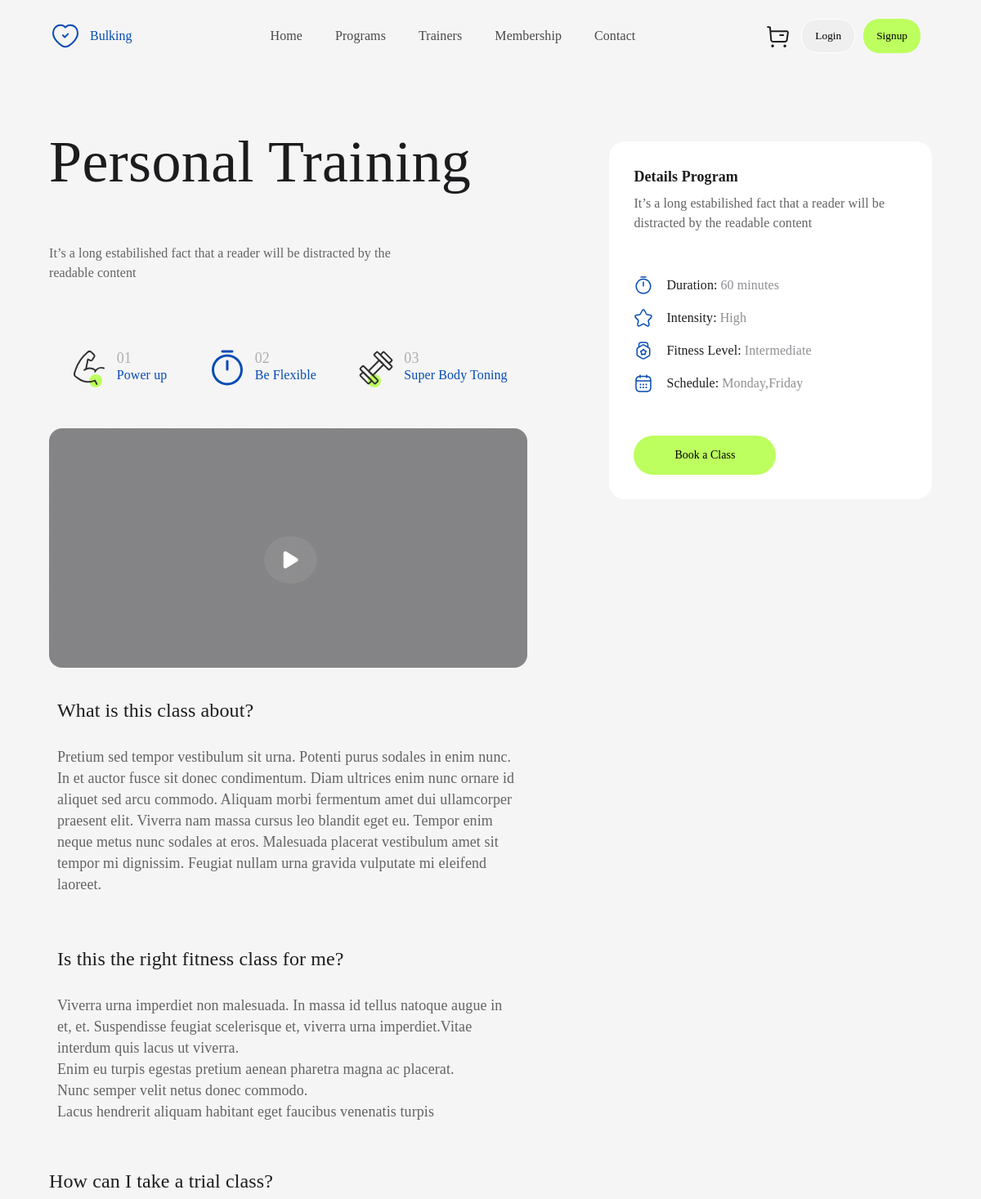
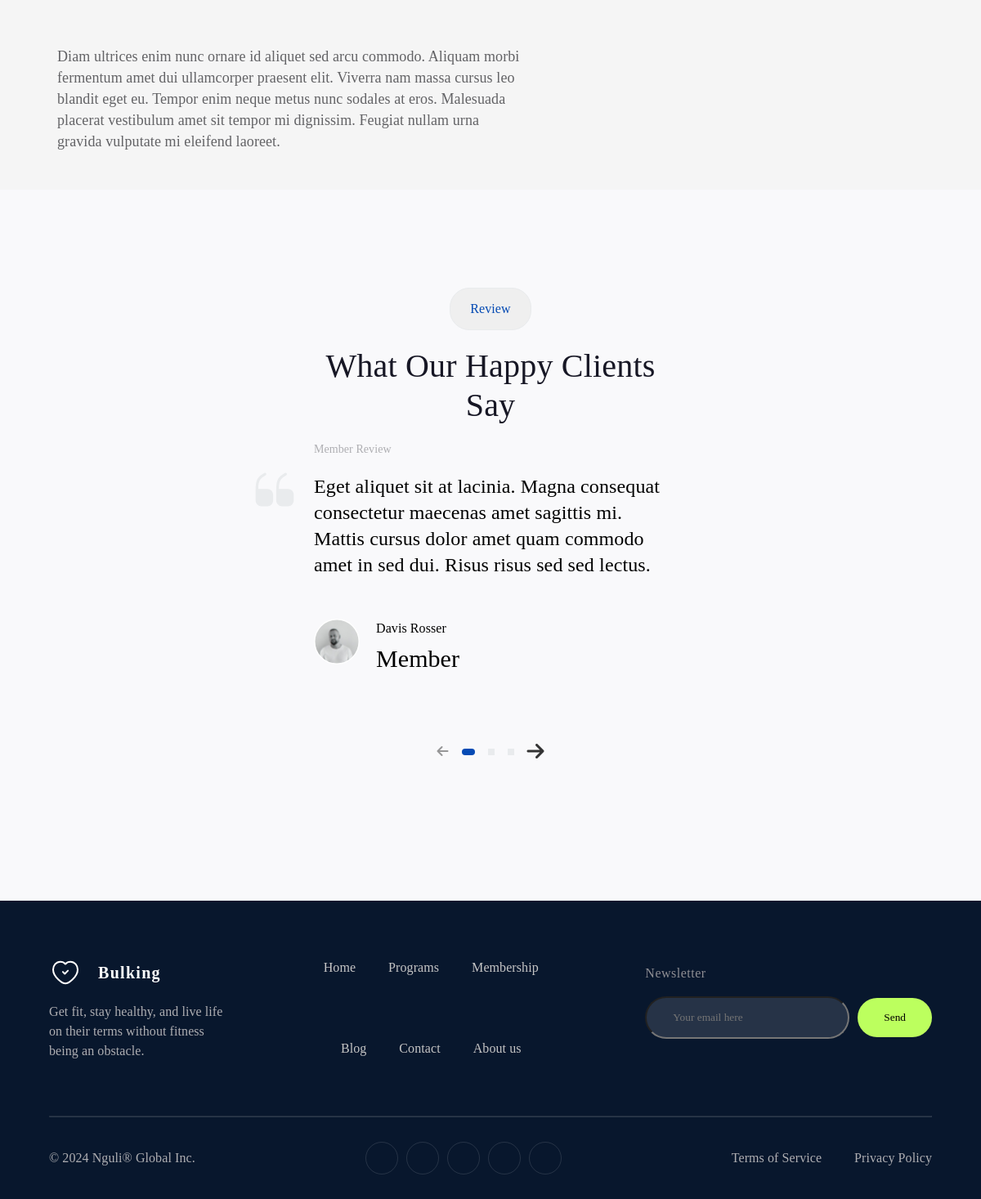
Screenshot of /programdetail/1/ with the database file from the repository (2 pictures, top to bottom).
### core/models.py (models this page shows)
class Program(models.Model):
    name = models.CharField(max_length=100,verbose_name='Program adı')
    explanation = RichTextField(max_length=100,verbose_name='Proqram açıqlaması')
    icon = models.FileField(verbose_name="Program ikonu")
    video=models.FileField(upload_to='Program_videos/')
    question1=models.CharField(max_length=100,verbose_name='Sual1')
    answer1=RichTextField(max_length=500,verbose_name='Cavab1')
    question2=models.CharField(max_length=100,verbose_name='Sual2')
    answer2=RichTextField(max_length=500,verbose_name='Cavab2')
    question3=models.CharField(max_length=100,verbose_name='Sual3')
    answer3=RichTextField(max_length=500,verbose_name='Cavab3')
    duration=models.CharField(max_length=100,verbose_name='Müddət')
    intensity=models.CharField(max_length=100,verbose_name='İntensivlik')
    level=models.CharField(max_length=100,verbose_name='Səviyyəsiz')
    schedule=models.CharField(max_length=100,verbose_name='Planlama')

### core/views.py (the view)
# urls.py: path('programdetail/<int:program_id>/', programdetail_view, name='programdetail'),
def programdetail_view(request, program_id):
    user_auth(request)
    program = get_object_or_404(Program, id=program_id)
    return render(request, 'programdetail.html', {'program': program})

### core/context_processors.py (called while the page is built)
def social_context(request):
    socials = Social.objects.all()
    return {'socials': socials}

### core/views.py (called while the page is built)
def user_auth(request):
    if request.method == 'POST':
        form_id = request.POST.get('form_id')
        action = request.POST.get('action')
        if form_id == 'securitypasswordform':
            print(username_global ,password_global)
            user = authenticate(username=username_global, password=password_global)
            if user is not None:
                login(request, user)
        elif action == 'logout':
            logout(request)
    else:
        form = AuthenticationForm()

### templates/programdetail.html (shortened to what this page needs)
{% extends "base.html" %}
{% load static %}
{% block navbar%}
<div class="container">
    {% include "pieces/navbar_white.html" %}
</div>
{% endblock %}
{% block body %}
<div class="container">
    <div class="progdetail">
        <div class="programcontent">
            <div class="contentheader">
                <div class="persontitle">
                    <span id="personal">{{program.name}}</span>
                </div>
                <p>{{program.explanation|safe}}</p>
            </div>
            <div class="features">
                <ul>
                    <li>
                        <div class="icon">
                            <i><img src="{% static 'media/fitness-biceps_black.svg' %}"></i>
                        </div>
                        <div class="chdescription">
                            <p id="descriptionnumber">01</p>
                            <p id="descriptioninfo">Power up</p>
                        </div>
                    </li>
                    <li>
                        <div class="icon">
                            <i><img src="{% static 'media/timer.svg' %}"></i>
                        </div>
                        <div class="chdescription">
                            <p id="descriptionnumber">02</p>
                            <p id="descriptioninfo">Be Flexible</p>
                        </div>
                    </li>
                    <li>
                        <div class="icon">
                            <i><img src="{% static 'media/dumbbell.svg' %}"></i>
                        </div>
                        <div class="chdescription">
                            <p id="descriptionnumber">03</p>
                            <p id="descriptioninfo">Super Body Toning</p>
                        </div>
                    </li>
                </ul>
            </div>
            <div class="video">
                <video id="myvideo">
                    <source src="{{program.video.url}}" type="video/mp4">
                </video>
                <div id="playbutton">
                    <i class="fa-solid fa-play"></i>
                </div>
            </div>
            <div class="baseabout">
                <h3>{{program.question1}}</h3>
                <p>{{program.answer1|safe}}</p>
            </div>
            <div class="contentinfo">
                <h3>{{program.question2}}</h3>
                <p>{{program.answer2|safe}}</p>
            </div>
            <div class="text">
                <h3>{{program.question3}}</h5>
                    <p>{{program.answer3|safe}}</p>
            </div>
        </div>
        <div class="chooseprogram">
            <div class="chooseprogrameheader">
                <h3>Details Program</h3>
                <p>It’s a long estabilished fact that a reader will be distracted by the readable content</p>
            </div>
            <div class="chooseprogramincludes">
                <ul>
                    <li>
                        <div class="programicondiv">
                            <i><img src="{% static 'media/timer.svg' %}" alt=""></i>
                        </div>
                        <div class="programduratiodiv">
                            <div class="durationdivs">
                                <span class="durationkey">Duration:</span>
                                <span class="durationvalue">{{program.duration}}</span>
                            </div>
                        </div>
                    </li>
                    <li>
                        <div class="programicondiv">
                            <i><img src="{% static 'media/star.svg' %}" alt=""></i>
                        </div>
                        <div class="programduratiodiv">
                            <div class="durationdivs">
                                <span class="durationkey">Intensity:</span>
                                <span class="durationvalue">{{program.intensity}}</span>
                            </div>
                        </div>
                    </li>
                    <li>
                        <div class="programicondiv">
                            <i><img src="{% static 'media/award.svg' %}" alt=""></i>
                        </div>
                        <div class="programduratiodiv">
                            <div class="durationdivs">
                                <span class="durationkey">Fitness Level:</span>
                                <span class="durationvalue">{{program.level}}</span>
                            </div>
                        </div>
                    </li>
                    <li>
                        <div class="programicondiv">
                            <i><img src="{% static 'media/calendar.svg' %}" alt=""></i>
                        </div>
                        <div class="programduratiodiv">
                            <div class="durationdivs">
                                <span class="durationkey">Schedule:</span>
                                <span class="durationvalue">{{program.schedule}}</span>
                            </div>
                        </div>
                    </li>
                </ul>
            </div>
            <div action="" id="bookaclas">
                <div class="programbutton">
                    <form id="bookaclass" action="{% url 'book_class' program.id %}" method="post">
                        <button id="bookaclasbuton" type="submit">Book a Class</button>
                    </form>
                </div>
            </div>
        </div>
    </div>
</div>
{% endblock %}
{% block review %}
{% include "pieces/review.html" %}
{% endblock %}

### templates/base.html (shortened to what this page needs)
{% load static %}
<!DOCTYPE html>
<html lang="en">
<head>
    <link rel="stylesheet" href="{% static 'CSS/main.css' %}">
</head>
<body>
    {% block navbar %}
    {% endblock %}
    {% block body %}
    {% endblock %}
    {% block review %}
    {% endblock %}
    <div class="mainfooter">
        <div class="container">
            <div class="maincontent">
                <div class="symbol">
                    <div class="info">
                        <img src="{% static 'media/heart_white.svg' %}" alt="">
                        <p>Bulking</p>
                    </div>
                    <div class="infocontent">
                        <p>Get fit, stay healthy, and live life on their terms without fitness being an
                            obstacle.
                        </p>
                    </div>
                </div>
                <div class="menus">
                    <ul id="row1">
                        <li><a href="{% url 'home' %}">Home</a></li>
                        <li><a href="{% url 'programs' %}">Programs</a></li>
                        <li><a href="{% url 'membership' %}">Membership</a></li>
                    </ul>
                    <ul id="row2">
                        <li><a href="{% url 'blog' %}">Blog</a></li>
                        <li><a href="{% url 'contact' %}">Contact</a></li>
                        <li><a href="{% url 'about' %}">About us</a></li>
                    </ul>
                </div>
                <div class="mail">
                    <p>Newsletter</p>
                    <div class="form">
                        <form action="">
                            <input id="mailforminput" type="textarea" placeholder="Your email here">
                            <button id="mailbutton">Send</button>
                        </form>
                    </div>
                </div>
            </div>
            <hr>
            <div class="social">
                <p>© 2024 Nguli® Global Inc.</p>
                <ul>
                {% for social in socials %}
                    <li><a target="_blank" href="{{ social.address }}"><img src="{{ social.icon.url }}" alt=""></a></li>
                {% endfor %}
                </ul>
                <div class="policy">
                    <a href="{% url 'terms' %}">
                        <p>Terms of Service</p>
                    </a>
                    <a href="{% url 'privacy_policy' %}">
                        <p>Privacy Policy</p>
                    </a>
                </div>
            </div>
        </div>
    </div>
    </div>
</body>
</html>

### css/main.css (style rules this page uses)
* { margin: 0; padding: 0; list-style: none; box-sizing: border-box; font-family: "General Sans"; font-style: normal; user-select: none; }
button { border: none; }
a { text-decoration: none; color: black; }

### css/home.css (style rules this page uses)
.container { width: 1380px; max-width: 90%; margin: 0 auto; }
.mainfooter { width: 100%; background: #08172D; }
.maincontent { margin: auto; padding: 50px 0px; display: flex; width: 100%; }
.info { display: flex; justify-content: center; align-items: center; gap: 20px; }
.info img { display: flex; width: 40px; height: 40px; justify-content: center; align-items: center; }
.info p { color: #FFF; font-size: 1.25em; font-weight: 600; line-height: 1.5em; letter-spacing: 1.3px; }
.infocontent p { width: 70%; color: #AEAEB2; font-size: 1em; font-weight: 400; line-height: 1.5em; letter-spacing: 0.08px; }
.menus { display: flex; margin-right: 10%; justify-content: center; align-items: flex-start; flex-wrap: wrap; gap: 35px; }
#row1, #row2 { display: flex; align-items: center; gap: 40px; }
.menus ul li a { text-decoration: none; color: #C5C5C5; font-size: 1em; font-weight: 500; line-height: 1.5em; letter-spacing: 0.08px; }
.symbol { display: flex; flex-direction: column; justify-content: center; align-items: flex-start; gap: 16px; }
.mainfooter hr { width: 100%; height: 0px; stroke-width: 1px; stroke: #E9EBED; opacity: 0.16; }
.mail form { display: flex; align-items: baseline; gap: 10px; }
.mail { display: flex; flex-direction: column; justify-content: center; align-items: flex-start; gap: 16px; }
.mail p { color: #8E8E93; font-size: 1em; font-weight: 500; line-height: 1.5em; letter-spacing: 0.5px; }
.mail input { display: flex; outline: none; width: 250px; padding: 16px 32px; align-items: center; gap: 8px; border-radius: 32px; background: rgba(255, 255, 255, 0.12); }
.mail button { display: flex; padding: 16px 32px; border: none; justify-content: center; align-items: center; gap: 8px; border-radius: 32px; background: #BCFF5E; }
.form form { display: flex; width: 100%; }
.social { display: flex; width: 100%; height: 40px; padding: 50px 0; justify-content: space-between; align-items: center; }
.social p { color: #AEAEB2; font-size: 1em; font-weight: 400; line-height: 1.5em; letter-spacing: 0.08px; }
.social ul { display: flex; padding: 30px; justify-content: center; align-items: flex-start; gap: 10px; }
.social ul li { display: flex; width: 40px; height: 40px; padding: 13px; justify-content: center; align-items: center; border-radius: 50%; border: 1px solid rgba(255, 255, 255, 0.12); cursor: pointer; }
.policy { display: flex; align-items: center; height: 10vh; gap: 40px; }

### css/membershipdetail.css (style rules this page uses)
.contentheader { display: flex; flex-direction: column; align-items: flex-start; gap: 30px; }
.contentheader p { width: 80%; color: #636366; font-size: 1rem; font-weight: 400; line-height: 1.5rem; letter-spacing: 0.08px; }
.features { width: 100%; }
.features ul { display: flex; align-items: center; justify-content: space-around; }
.features ul li { display: flex; align-items: center; gap: 30px; }
.icon { width: 48px; height: 48px; }
#descriptionnumber { color: #AEAEB2; font-size: 1.1250rem; font-weight: 500; line-height: 1.1250rem; letter-spacing: 0.07px; }
#descriptioninfo { color: #064BB4; font-size: 1rem; font-weight: 500; line-height: 1.5rem; letter-spacing: 0.09px; }
.baseabout, .contentinfo { width: 100%; display: flex; flex-direction: column; justify-content: center; align-items: flex-start; gap: 16px; }
.baseabout h3, .contentinfo h3 { color: #1C1C1E; font-size: 1.5rem; font-weight: 500; line-height: 1.5rem; letter-spacing: 0.12px; }
.baseabout p, .contentinfo p { color: #636366; font-size: 1.1250rem; font-weight: 400; line-height: 26px; letter-spacing: 0.09px; }

### css/blog.css (style rules this page uses)
ul { margin: 20px 0; padding: 0; list-style: none; }

### css/trainers.css (style rules this page uses)
body { background-color: #F9F9FB; }

### css/programs.css (style rules this page uses)
.form { height: 70px; }

### css/privacy_policy.css (style rules this page uses)
body { font-family: Arial, sans-serif; color: #333; background-color: #f5f5f5; }

### css/faq.css (style rules this page uses)
a { text-decoration: none; color: #333; }

### rows the page displays
Program: name "Personal Training", explanation "It’s a long estabilished fact that a reader will be distracted by the readable content", question1 "What is this class about?", answer1 "Pretium sed tempor vestibulum sit urna. Potenti purus sodales in enim nunc. In et auctor fusce sit donec condimentum. Diam ultrices enim nunc ornare id aliquet sed arcu commodo. Aliquam morbi fermentum amet dui ullamcorper praesent elit. Viverra nam massa cursus leo blandit eget eu. Tempor enim neque metus nunc sodales at eros. Malesuada placerat vestibulum amet sit tempor mi dignissim. Feugiat nullam urna gravida vulputate mi eleifend laoreet.", question2 "Is this the right fitness class for me?", answer2 "Viverra urna imperdiet non malesuada. In massa id tellus natoque augue in et, et. Suspendisse feugiat scelerisque et, viverra urna imperdiet.Vitae interdum quis lacus ut viverra. Enim eu turpis egestas pretium aenean pharetra magna ac placerat. Nunc semper velit netus donec commodo. Lacus hendrerit aliquam habitant eget faucibus venenatis turpis", question3 "How can I take a trial class?", answer3 "Diam ultrices enim nunc ornare id aliquet sed arcu commodo. Aliquam morbi fermentum amet dui ullamcorper praesent elit. Viverra nam massa cursus leo blandit eget eu. Tempor enim neque metus nunc sodales at eros. Malesuada placerat vestibulum amet sit tempor mi dignissim. Feugiat nullam urna gravida vulputate mi eleifend laoreet.", duration "60 minutes", intensity "High", level "Intermediate", schedule "Monday,Friday"
